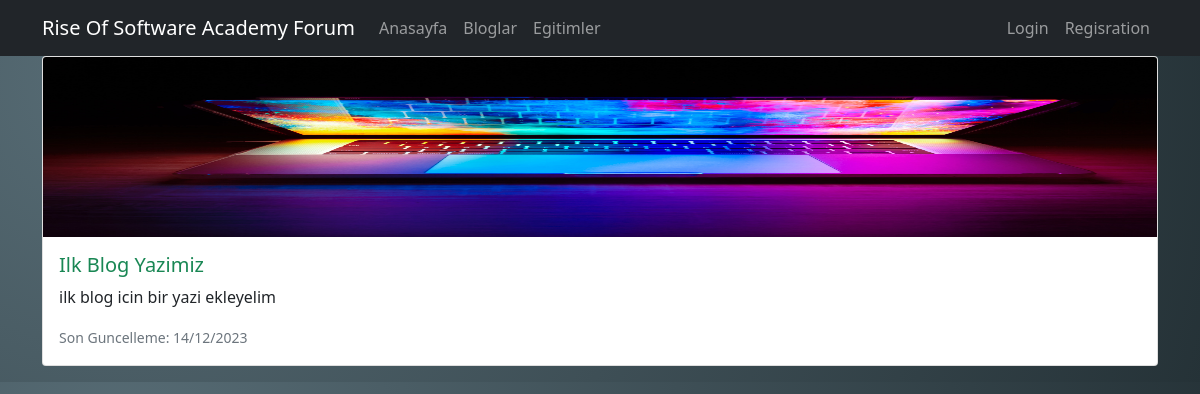
Page /blogs/ilk-blog-yazimiz on the committed database.
### blog/models.py (models this page shows, shortened)
class Blog(models.Model):
    name = models.CharField(max_length=250)
    resim = models.ImageField(upload_to="blogs")
    description = RichTextField()
    post_time = models.CharField(max_length=250)
    is_active = models.BooleanField(default=True)
    slug = models.SlugField(null=False, unique=True, db_index=True, editable=False)
    category = models.ForeignKey(Category,on_delete=models.CASCADE)

### blog/views.py (the view)
# urls.py: path("blogs/<slug:slug>", views.details, name="details"),
def details(request,slug):
    data = {
        "details": Blog.objects.get(slug=slug)
    }
    return render (request, "blog/details.html",data)

### blog/templates/blog/details.html (shortened to what this page needs)
{% extends "body.html" %}
{% load static %}
{% block content %}
<div class="card mb-3">
    <img class="bd-placeholder-img card-img-top" src="{{details.resim.url}}" width="100%" height="180" ></img>
    <div class="card-body">
      <h5 class="card-title text-success">{{details.name}}</h5>
      <p class="card-text">{{details.description}}</p>
      <p class="card-text"><small class="text-muted">{{details.post_time}}</small></p>
    </div>
</div>
{% endblock  %}

### rows in the picture
Blog: resim (picture), name "Ilk Blog Yazimiz", description "ilk blog icin bir yazi ekleyelim", post_time "Son Guncelleme: 14/12/2023"
